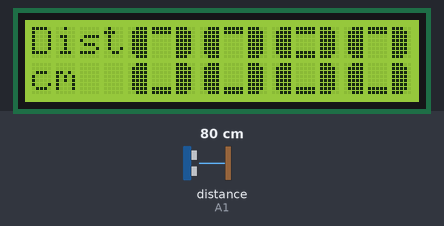
Recording of a sketch running on a simulated Arduino Uno, built with avr-gcc and run on an emulated ATmega328P. Parts: 16×2 character LCD. The test bench sets the inputs (shaded band); at power-on: distance to the obstacle (sensor on A1) 80 cm.

Above: at 1.2 s.
1.3 s: distance to the obstacle (sensor on A1) set to 2 cm
At 1.9 s:
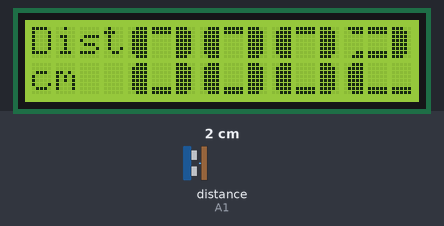
2.8 s: distance to the obstacle (sensor on A1) set to 4 cm
At 3.8 s:
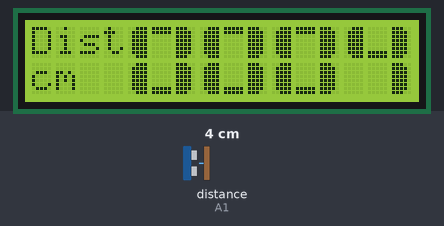
4.4 s: distance to the obstacle (sensor on A1) set to 9 cm
At 5.3 s:
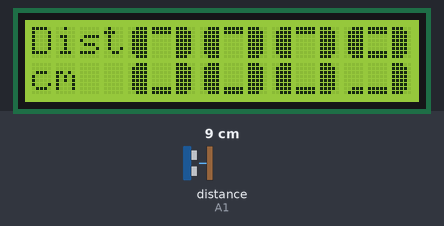
5.9 s: distance to the obstacle (sensor on A1) set to 18 cm
At 7.2 s:
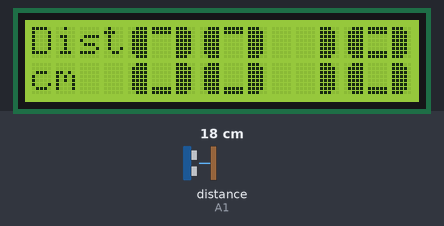
7.5 s: distance to the obstacle (sensor on A1) set to 35 cm
At 7.9 s:
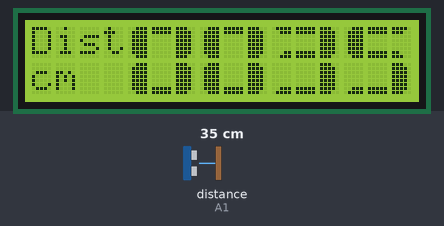
9.0 s: distance to the obstacle (sensor on A1) set to 60 cm
At 10.3 s:
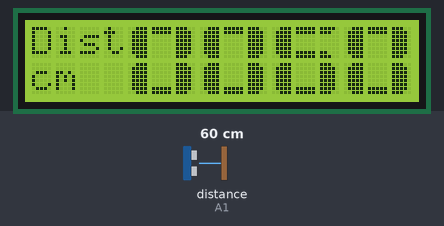
Timing chart, 0 to 11.7 s (numbered marks = the images above; inputs shaded):
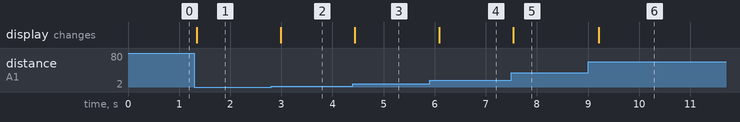

Measured:
- after the input at 1.3 s, the display: changes at once (image 1)
- after the input at 2.8 s, the display: changes after 0.19 s (image 2)
- after the input at 4.4 s, the display: changes at once (image 3)
- after the input at 5.9 s, the display: changes after 0.19 s (image 4)
- after the input at 7.5 s, the display: changes at once (image 5)
- after the input at 9.0 s, the display: changes after 0.21 s (image 6)

The sketch:

Distance_meter.ino
```cpp
/*
 A set of custom made large numbers for a 16x2 LCD using the
 LiquidCrystal librabry. Works with displays compatible with the
 Hitachi HD44780 driver.

 The Cuicuit:
 LCD RS pin to D12
 LCD Enable pin to D11
 LCD D4 pin to D5
 LCD D5 pin to D4
 LCD D6 pin to D3
 LCD D7 pin to D2
 LCD Vee tied to a pot to control brightness
 LCD Vss and R/W tied to ground
 LCD Vcc to +5V

 Ronivaldo Sampaio (ronivaldo@gmail.com) for 3 lines
 2013/05/15 -> change for character with only 3 lines
 Original Made by Michael Pilcher
 2/9/2010

 character created using:
 http://mikeyancey.com/hamcalc/lcd_characters.php
 */

// include the library
#include <LiquidCrystal.h>
#include <Ultrasonic.h>

// initialize the interface pins
LiquidCrystal lcd(12, 11, 5, 4, 3, 2);
Ultrasonic ultrasonic(A0,A1);

// the 8 arrays that form each segment of the custom numbers
byte bar1[8] =
{
        B11100,
        B11110,
        B11110,
        B11110,
        B11110,
        B11110,
        B11110,
        B11100
};
byte bar2[8] =
{
        B00111,
        B01111,
        B01111,
        B01111,
        B01111,
        B01111,
        B01111,
        B00111
};
byte bar3[8] =
{
        B11111,
        B11111,
        B00000,
        B00000,
        B00000,
        B00000,
        B11111,
        B11111
};
byte bar4[8] =
{
        B11110,
        B11100,
        B00000,
        B00000,
        B00000,
        B00000,
        B11000,
        B11100
};
byte bar5[8] =
{
        B01111,
        B00111,
        B00000,
        B00000,
        B00000,
        B00000,
        B00011,
        B00111
};
byte bar6[8] =
{
        B00000,
        B00000,
        B00000,
        B00000,
        B00000,
        B00000,
        B11111,
        B11111
};
byte bar7[8] =
{
        B00000,
        B00000,
        B00000,
        B00000,
        B00000,
        B00000,
        B00111,
        B01111
};
byte bar8[8] =
{
        B11111,
        B11111,
        B00000,
        B00000,
        B00000,
        B00000,
        B00000,
        B00000
};


void setup()
{
  // assignes each segment a write number
  lcd.createChar(1,bar1);
  lcd.createChar(2,bar2);
  lcd.createChar(3,bar3);
  lcd.createChar(4,bar4);
  lcd.createChar(5,bar5);
  lcd.createChar(6,bar6);
  lcd.createChar(7,bar7);
  lcd.createChar(8,bar8);

  // sets the LCD's rows and colums:
  lcd.begin(16, 2);

}

void custom0(int col)
{ // uses segments to build the number 0
  lcd.setCursor(col, 0);
  lcd.write(2);
  lcd.write(8);
  lcd.write(1);
  lcd.setCursor(col, 1);
  lcd.write(2);
  lcd.write(6);
  lcd.write(1);
}

void custom1(int col)
{
  lcd.setCursor(col,0);
  lcd.write(32);
  lcd.write(32);
  lcd.write(1);
  lcd.setCursor(col,1);
  lcd.write(32);
  lcd.write(32);
  lcd.write(1);
}

void custom2(int col)
{
  lcd.setCursor(col,0);
  lcd.write(5);
  lcd.write(3);
  lcd.write(1);
  lcd.setCursor(col, 1);
  lcd.write(2);
  lcd.write(6);
  lcd.write(6);
}

void custom3(int col)
{
  lcd.setCursor(col,0);
  lcd.write(5);
  lcd.write(3);
  lcd.write(1);
  lcd.setCursor(col, 1);
  lcd.write(7);
  lcd.write(6);
  lcd.write(1);
}

void custom4(int col)
{
  lcd.setCursor(col,0);
  lcd.write(2);
  lcd.write(6);
  lcd.write(1);
  lcd.setCursor(col, 1);
  lcd.write(32);
  lcd.write(32);
  lcd.write(1);
}

void custom5(int col)
{
  lcd.setCursor(col,0);
  lcd.write(2);
  lcd.write(3);
  lcd.write(4);
  lcd.setCursor(col, 1);
  lcd.write(7);
  lcd.write(6);
  lcd.write(1);
}

void custom6(int col)
{
  lcd.setCursor(col,0);
  lcd.write(2);
  lcd.write(3);
  lcd.write(4);
  lcd.setCursor(col, 1);
  lcd.write(2);
  lcd.write(6);
  lcd.write(1);
}

void custom7(int col)
{
  lcd.setCursor(col,0);
  lcd.write(2);
  lcd.write(8);
  lcd.write(1);
  lcd.setCursor(col, 1);
  lcd.write(32);
  lcd.write(32);
  lcd.write(1);
}

void custom8(int col)
{
  lcd.setCursor(col, 0);
  lcd.write(2);
  lcd.write(3);
  lcd.write(1);
  lcd.setCursor(col, 1);
  lcd.write(2);
  lcd.write(6);
  lcd.write(1);
}

void custom9(int col)
{
  lcd.setCursor(col, 0);
  lcd.write(2);
  lcd.write(3);
  lcd.write(1);
  lcd.setCursor(col, 1);
  lcd.write(7);
  lcd.write(6);
  lcd.write(1);
}

void printNumber(int value, int col) {
  if (value == 0) {
    custom0(col);
  } if (value == 1) {
    custom1(col);
  } if (value == 2) {
    custom2(col);
  } if (value == 3) {
    custom3(col);
  } if (value == 4) {
    custom4(col);
  } if (value == 5) {
    custom5(col);
  } if (value == 6) {
    custom6(col);
  } if (value == 7) {
    custom7(col);
  } if (value == 8) {
    custom8(col);
  } if (value == 9) {
    custom9(col);
  }
}

void printDist(int dist) {
  int m , c, d, u, number;
  number = dist;
  if (number > 999) {
    m = (number - (number % 1000)) / 1000;
    number = number % 1000;
  } else {
    m = 0;
  }

  if (number > 99) {
    c = (number - (number % 100)) / 100;
    number = number % 100;
  } else {
    c = 0;
  }

  if (number > 9) {
    d = (number - (number % 10)) / 10;
    number = number % 10;
  } else {
    d = 0;
  }

  u = number;

  lcd.setCursor(0, 0);
  lcd.print("Dist: ");
  printNumber(m, 4);
  printNumber(c, 7);
  printNumber(d, 10);
  printNumber(u, 13);
  lcd.setCursor(0,1);
  lcd.print("cm");

}


void loop()

{
  printDist(ultrasonic.Ranging(CM));
  delay(200);

}
```
